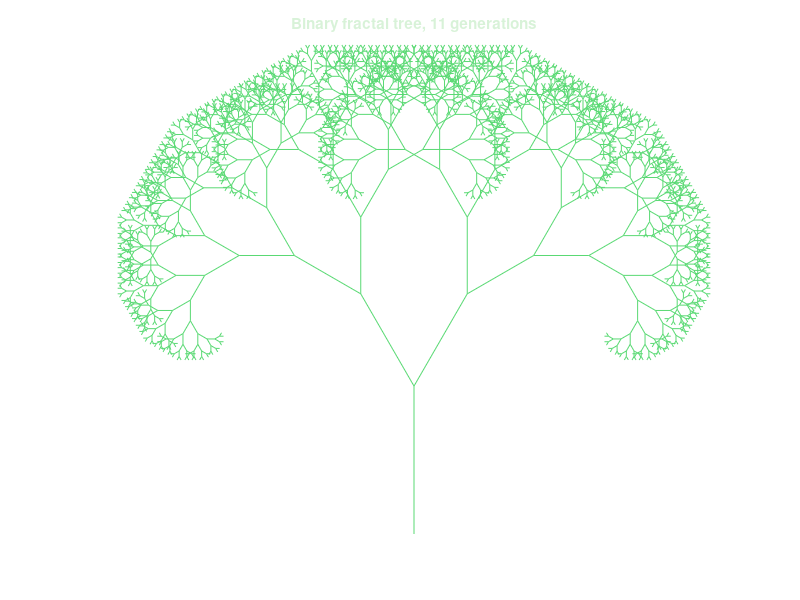

MATLAB code to generate this figure:
%=============================================================================
% Copyright (c) 2026-present Allan CORNET (Nelson)
%=============================================================================
% This file is part of Nelson.
%=============================================================================
% LICENCE_BLOCK_BEGIN
% SPDX-License-Identifier: LGPL-3.0-or-later
% LICENCE_BLOCK_END
%=============================================================================
% Grow a binary fractal tree without recursive function calls.
generationCount = 11;
branchScale = 0.72;
branchAngle = pi / 6;
segmentStart = [0 0];
segmentEnd = [0 1];
plotX = [0; 0; NaN];
plotY = [0; 1; NaN];

for generation = 1:generationCount
  direction = (segmentEnd - segmentStart) * branchScale;
  leftDirection = [...
    cos(branchAngle) * direction(:, 1) - sin(branchAngle) * direction(:, 2), ...
    sin(branchAngle) * direction(:, 1) + cos(branchAngle) * direction(:, 2)];
  rightDirection = [...
    cos(branchAngle) * direction(:, 1) + sin(branchAngle) * direction(:, 2), ...
    -sin(branchAngle) * direction(:, 1) + cos(branchAngle) * direction(:, 2)];
  nextStart = [segmentEnd; segmentEnd];
  nextEnd = [segmentEnd + leftDirection; segmentEnd + rightDirection];
  xSegments = [nextStart(:, 1), nextEnd(:, 1), NaN(size(nextStart, 1), 1)].';
  ySegments = [nextStart(:, 2), nextEnd(:, 2), NaN(size(nextStart, 1), 1)].';
  plotX = [plotX; xSegments(:)];
  plotY = [plotY; ySegments(:)];
  segmentStart = nextStart;
  segmentEnd = nextEnd;
end

figureHandle = figure('Name', 'Fractal tree', 'NumberTitle', 'off', ...
  'Color', [0.04 0.06 0.08]);
axesHandle = axes('Parent', figureHandle, 'Color', [0.04 0.06 0.08]);
plot(axesHandle, plotX, plotY, 'Color', [0.35 0.85 0.45], 'LineWidth', 0.7);
axis(axesHandle, 'equal');
axis(axesHandle, 'off');
title(axesHandle, sprintf('Binary fractal tree, %d generations', generationCount), ...
  'Color', [0.85 0.95 0.85]);
%=============================================================================
